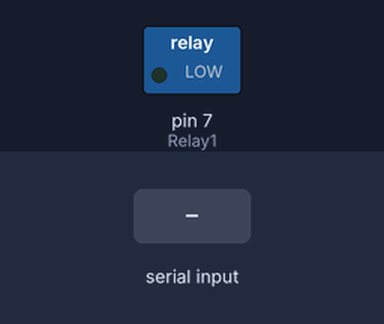
The sketch below on a simulated Arduino Uno, built with avr-gcc and run on an emulated ATmega328P. On the bench: switched loads named in the sketch (green lamp = pin HIGH). The inputs (shaded band) are chosen by the test bench.

Above: at 1.2 s.
1.3 s: "d" received over Serial
At 2.5 s:
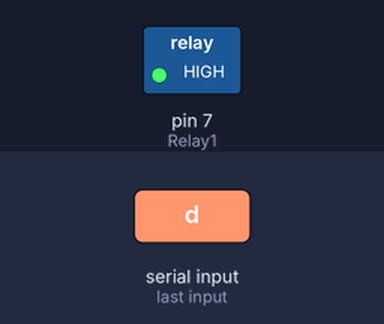
2.8 s: "l" received over Serial
At 3.8 s:
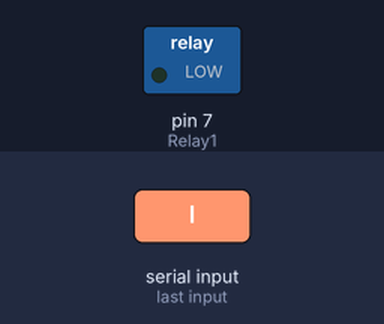
Timing chart, 0 to 5.8 s (numbered marks = the images above; inputs shaded):
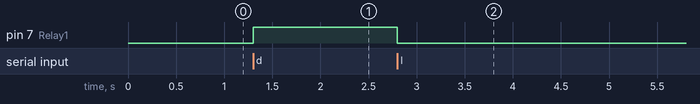

The sketch:

codigo_relay.ino
```cpp
/**
 * Projetos Arduino
 *
 * @author diego patriota
 * @link https://github.com/diegopatriota
 * 19/05/2016
 */


int Relay1 = 7; // relay 01

void setup()
{
   Serial.begin(9600);
   // RELAYS - LÂMPADA
   pinMode(Relay1, OUTPUT);     //Set Pin12 as output

}


void loop() {

 char caracter;
  caracter = Serial.read();

  if(caracter=='l'){
    digitalWrite(Relay1, LOW);
  }

 if(caracter=='d'){
    digitalWrite(Relay1, HIGH);
  }


}
```

Measured:
- after the input at 1.3 s, pin 7 (Relay1): LOW → HIGH at once
- after the input at 2.8 s, pin 7 (Relay1): HIGH → LOW at once
